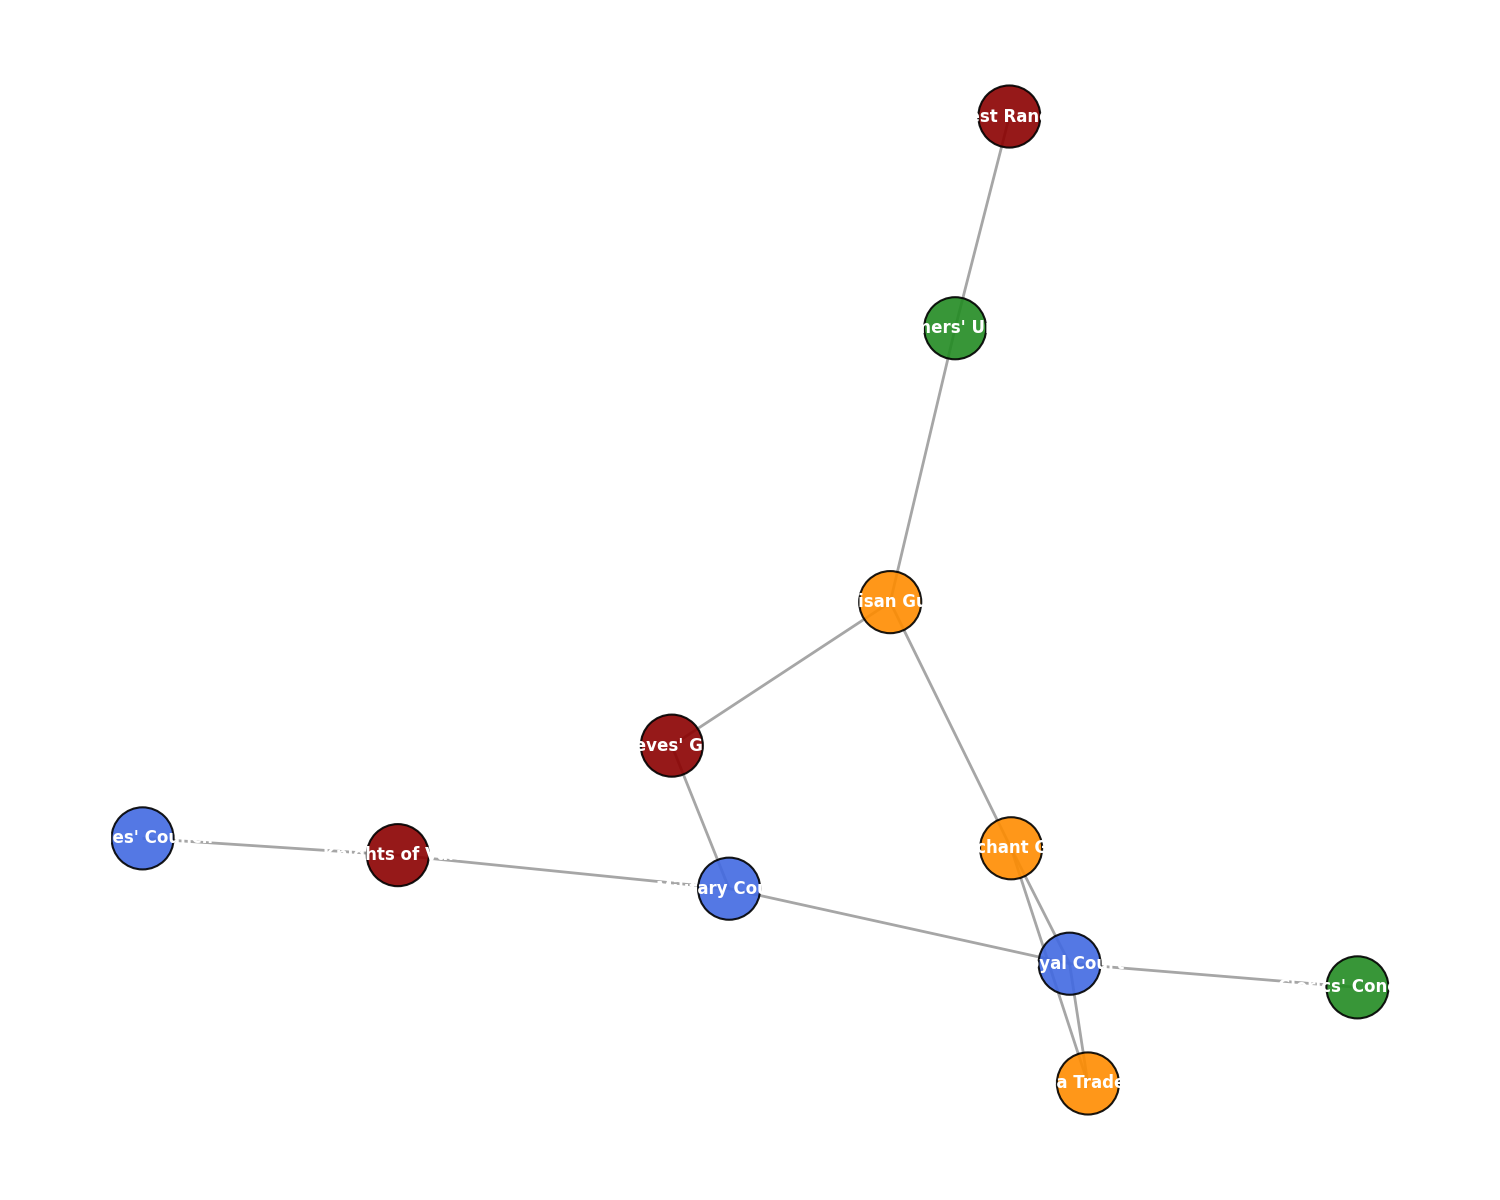

Write the Python code that produced this figure.
import matplotlib.pyplot as plt
import networkx as nx

governance_bodies = [
    "Royal Court", "Military Council", "Merchant Guild", "Farmers' Union", "Mages' Council",
    "Knights of Valor", "Thieves' Guild", "Artisan Guild", "Forest Rangers", "Sea Traders", "Clerics' Conclave"
]

interactions = [
    ("Royal Court", "Military Council"),
    ("Royal Court", "Merchant Guild"),
    ("Military Council", "Knights of Valor"),
    ("Military Council", "Thieves' Guild"),
    ("Merchant Guild", "Sea Traders"),
    ("Merchant Guild", "Artisan Guild"),
    ("Farmers' Union", "Artisan Guild"),
    ("Mages' Council", "Knights of Valor"),
    ("Forest Rangers", "Farmers' Union"),
    ("Thieves' Guild", "Artisan Guild"),
    ("Clerics' Conclave", "Royal Court"),
    ("Sea Traders", "Royal Court"),
]

node_categories = {
    "Leadership": ["Royal Court", "Military Council", "Mages' Council"],
    "Trade & Craftsmanship": ["Merchant Guild", "Sea Traders", "Artisan Guild"],
    "Defense & Law": ["Knights of Valor", "Thieves' Guild", "Forest Rangers"],
    "Civilians": ["Farmers' Union", "Clerics' Conclave"]
}

colors = {
    "Leadership": 'royalblue',
    "Trade & Craftsmanship": 'darkorange',
    "Defense & Law": 'darkred',
    "Civilians": 'forestgreen'
}

color_map = []
for body in governance_bodies:
    for category in node_categories:
        if body in node_categories[category]:
            color_map.append(colors[category])

kingdom_graph = nx.Graph()
kingdom_graph.add_nodes_from(governance_bodies)
kingdom_graph.add_edges_from(interactions)

pos = nx.spring_layout(kingdom_graph, seed=21)

plt.figure(figsize=(15, 12))

nx.draw_networkx_nodes(
    kingdom_graph, pos, node_size=2000, node_color=color_map, edgecolors='black', linewidths=1.5, alpha=0.9
)

nx.draw_networkx_edges(
    kingdom_graph, pos, width=2, alpha=0.7, edge_color='grey'
)

nx.draw_networkx_labels(
    kingdom_graph, pos, font_size=12, font_weight='bold', font_color='white'
)

plt.axis('off')

plt.tight_layout()
plt.show()
